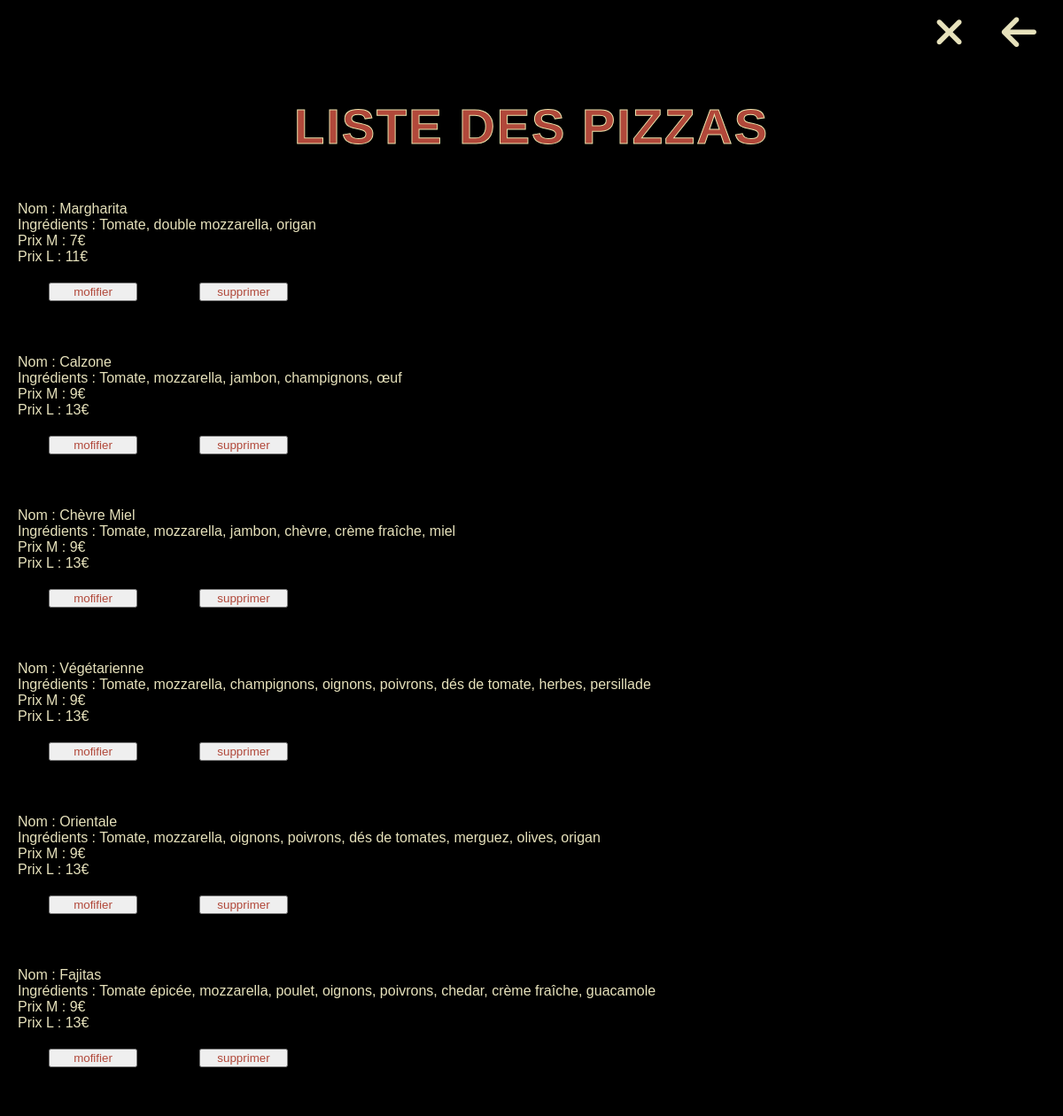
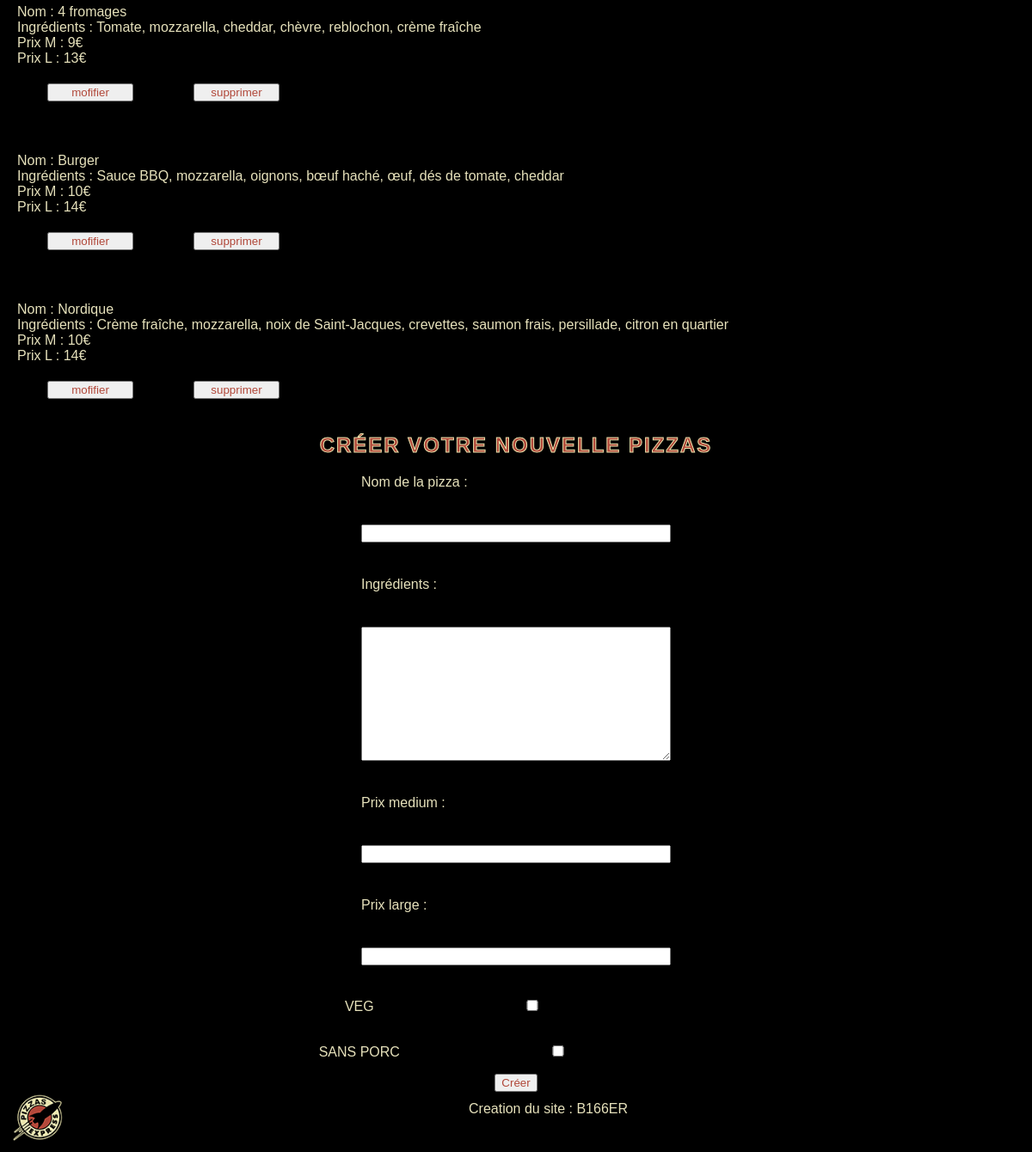
The page /indexAdmin.php?action=listPizzas (signed in) on the database its author committed (2 pictures, top to bottom).
### tables this page shows
CREATE TABLE `pizzas` (
  `id` int(10) UNSIGNED NOT NULL,
  `productName` varchar(256) NOT NULL,
  `productDescription` varchar(1024) NOT NULL,
  `prixMoyenne` smallint(5) UNSIGNED NOT NULL,
  `prixLarge` smallint(5) UNSIGNED NOT NULL,
  `isVeg` varchar(256) DEFAULT NULL,
  `isPigless` varchar(256) DEFAULT NULL
);

### app/Controllers/back/BackController.php (called while the page is built, shortened)
<?php
class BackController
{
    public function listPizzas()
    {
        $pizzas = new \Project\Models\ProduitsManager();
        $allPizzas = $pizzas->allPizzas();
        require 'app/Views/back/listPizzas.php';
    }
}

### app/Models/ProduitsManager.php (called while the page is built, shortened)
<?php
class ProduitsManager extends Manager{
    public function allPizzas()
    {
        $bdd = $this->dbConnect();
        $req = $bdd->query("SELECT * FROM pizzas ORDER BY prixMoyenne ASC");
        return $req;
    }
}

### app/Views/back/listPizzas.php (the view, shortened to what this page needs)
<h1> Liste des pizzas</h1>
<section >
    <?php foreach($allPizzas as $pizza){ ?>
        <div class="card_articles">
            <div class="article_title">Nom : <?= $pizza["productName"] ?></div>
            <div class="article_content">Ingrédients : <?= $pizza["productDescription"] ?></div>
            <div class="article_content">Prix M : <?= $pizza["prixMoyenne"] ?>€</div>
            <div class="article_content">Prix L : <?= $pizza["prixLarge"] ?>€</div>
           <div class=btn_a>
                <form action="indexAdmin.php?action=selectPizza&id=<?= $pizza['id'] ?>" method="post">
                    <input type="submit" value="mofifier">
                </form>
                <form action="indexAdmin.php?action=deletePizzas&id=<?= $pizza['id'] ?>"method="post">
                    <input type="submit" value="supprimer">
                </form>
            </div>
        </div>
    <?php   } ?>
</section>
<div class="newOne">
    <h2>Créer votre nouvelle pizzas</h2>
    <form action="indexAdmin.php?action=addPizzas" method="POST">
        <label for="productName">Nom de la pizza :</label>
        <input type="text" id="productName" name="productName">
        <label for="productDescription">Ingrédients :</label>
        <textarea name="productDescription" id="productDescription" cols="30" rows="10"></textarea>
        <label for="prixMoyenne">Prix medium :</label>
        <input type="number" id="prixMoyenne" name="prixMoyenne">
        <label for="prixLarge">Prix large :</label>
        <input type="number" id="prixLarge" name="prixLarge">
        <div>
            <label for="isVeg">VEG</label>
            <input type="checkbox" id="isVeg" name="isVeg">
        </div>
        <div>
            <label for="isPigless">SANS PORC</label>
            <input type="checkbox" id="isPigless" name="isPigless">
        </div>
        <div>
            <button type="submit" data-dismiss="modal">Créer</button>
        </div>
    </form>
</div>
<?php require 'templates/template.php'?>

### app/Public/back/css/style.css (style rules this page uses)
* { margin: 0; font-family: 'Arial Black', arial; box-sizing: border-box; color: rgb(230, 225, 187); }
h1, h2, h3 { width: 100%; text-align: center; text-transform: uppercase; color: rgb(177, 72, 58); -webkit-text-stroke: 1px rgb(235, 228, 173); letter-spacing: 2px; }
h1 { padding: 70px 0 32px 0; font-size: 3.5em; }
.btn_a { width: 340px; display:flex; }
.btn_a input { width:100px; }
section { width:100%; display:flex; flex-direction: column; }
.card_articles { width: auto; min-width: 350px; padding: 20px 20px; }
button, input, textarea { color: rgb(177, 72, 58); }
.newOne { width: 100%; }
form { width: 100%; display: flex; flex-direction: column; }
form label, form input, form textarea { width: 360px; margin: 20px auto; }
form div { text-align: center; }

### rows shown on the page
pizzas: productName "Margharita", productDescription "Tomate, double mozzarella, origan", prixMoyenne "7", prixLarge "11"
pizzas: productName "Calzone", productDescription "Tomate, mozzarella, jambon, champignons, œuf", prixMoyenne "9", prixLarge "13"
pizzas: productName "Chèvre Miel", productDescription "Tomate, mozzarella, jambon, chèvre, crème fraîche, miel", prixMoyenne "9", prixLarge "13"
pizzas: productName "Végétarienne", productDescription "Tomate, mozzarella, champignons, oignons, poivrons, dés de tomate, herbes, persillade", prixMoyenne "9", prixLarge "13"
pizzas: productName "Orientale", productDescription "Tomate, mozzarella, oignons, poivrons, dés de tomates, merguez, olives, origan", prixMoyenne "9", prixLarge "13"
pizzas: productName "Fajitas", productDescription "Tomate épicée, mozzarella, poulet, oignons, poivrons, chedar, crème fraîche, guacamole", prixMoyenne "9", prixLarge "13"
pizzas: productName "4 fromages", productDescription "Tomate, mozzarella, cheddar, chèvre, reblochon, crème fraîche", prixMoyenne "9", prixLarge "13"
pizzas: productName "Burger", productDescription "Sauce BBQ, mozzarella, oignons, bœuf haché, œuf, dés de tomate, cheddar", prixMoyenne "10", prixLarge "14"
pizzas: productName "Nordique", productDescription "Crème fraîche, mozzarella, noix de Saint-Jacques, crevettes, saumon frais, persillade, citron en quartier", prixMoyenne "10", prixLarge "14"
